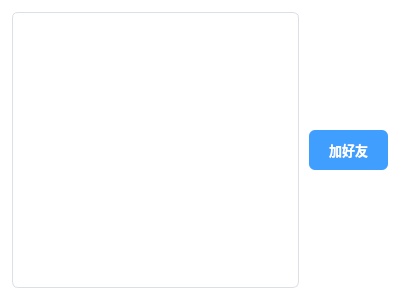
<?xml version="1.0" encoding="UTF-8"?>
<ui version="4.0">
 <class>Online</class>
 <widget class="QWidget" name="Online">
  <property name="geometry">
   <rect>
    <x>0</x>
    <y>0</y>
    <width>400</width>
    <height>300</height>
   </rect>
  </property>
  <property name="windowTitle">
   <string>在线用户</string>
  </property>
  <property name="styleSheet">
   <string notr="true">QWidget#Online {
    background-color: #ffffff;
}</string>
  </property>
  <layout class="QVBoxLayout" name="verticalLayout_2">
   <property name="spacing">
    <number>10</number>
   </property>
   <property name="leftMargin">
    <number>12</number>
   </property>
   <property name="topMargin">
    <number>12</number>
   </property>
   <property name="rightMargin">
    <number>12</number>
   </property>
   <property name="bottomMargin">
    <number>12</number>
   </property>
   <item>
    <layout class="QHBoxLayout" name="horizontalLayout">
     <item>
      <widget class="QListWidget" name="online_lw">
       <property name="enabled">
        <bool>true</bool>
       </property>
       <property name="styleSheet">
        <string notr="true">QListWidget {
    background-color: #ffffff;
    border: 1px solid #dcdfe6;
    border-radius: 6px;
    outline: none;
    font-size: 13px;
}
QListWidget::item {
    padding: 8px 10px;
    border-bottom: 1px solid #f0f0f0;
}
QListWidget::item:selected {
    background-color: #ecf5ff;
    color: #409eff;
}
QListWidget::item:hover:!selected {
    background-color: #f5f7fa;
}</string>
       </property>
      </widget>
     </item>
     <item>
      <layout class="QVBoxLayout" name="verticalLayout">
       <item>
        <spacer name="verticalSpacer_2">
         <property name="orientation">
          <enum>Qt::Vertical</enum>
         </property>
         <property name="sizeHint" stdset="0">
          <size>
           <width>20</width>
           <height>40</height>
          </size>
         </property>
        </spacer>
       </item>
       <item>
        <widget class="QPushButton" name="addFriend_pb">
         <property name="font">
          <font>
           <family>Microsoft YaHei</family>
           <pointsize>10</pointsize>
           <bold>true</bold>
          </font>
         </property>
         <property name="styleSheet">
          <string notr="true">QPushButton {
    padding: 10px 20px;
    border: none;
    border-radius: 6px;
    background-color: #409eff;
    color: #ffffff;
    font-size: 13px;
    font-weight: bold;
    min-height: 18px;
}
QPushButton:hover {
    background-color: #66b1ff;
}
QPushButton:pressed {
    background-color: #3a8ee6;
}</string>
         </property>
         <property name="text">
          <string>加好友</string>
         </property>
         <property name="cursor">
          <cursorShape>PointingHandCursor</cursorShape>
         </property>
        </widget>
       </item>
       <item>
        <spacer name="verticalSpacer">
         <property name="orientation">
          <enum>Qt::Vertical</enum>
         </property>
         <property name="sizeHint" stdset="0">
          <size>
           <width>20</width>
           <height>40</height>
          </size>
         </property>
        </spacer>
       </item>
      </layout>
     </item>
    </layout>
   </item>
  </layout>
 </widget>
 <resources/>
 <connections/>
</ui>
